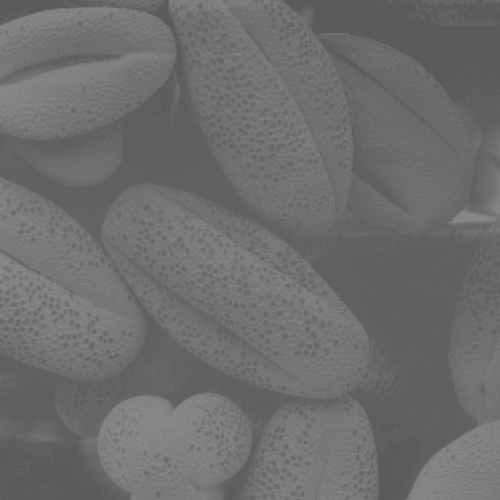
#> input picture image/pollen.tif, 500 x 500 px, found by its file name
$ python histEquWithoutbuiltinfunc.py
#> lines starting #> are read from the running program, lines starting #| are printed output that depends on the picture
import cv2
import numpy as np
import matplotlib.pyplot as plt

# Read the image
Path = "E:\\Study\\Academic\\Year - 4 Term - 2\\CSTE 4201 - Digital Image Processing\\lab-programs\\image\\pollen.tif"
I = cv2.imread(Path, 0)
#> I is the input picture: shape (500, 500); min 91, max 138, mean 109.1

num_of_pixels = I.shape[0] * I.shape[1]
#> num_of_pixels = 250000

plt.figure(figsize=(10, 8))

plt.subplot(2, 2, 1)
plt.imshow(I, cmap="gray")
plt.title("Original Image")
plt.axis("off")

HIm = np.zeros_like(I)
freq = np.zeros(256)
probf = np.zeros(256)
probc = np.zeros(256)
cum = np.zeros(256)
output = np.zeros(256)

# Calculate histogram and probabilities
for i in range(I.shape[0]):
    for j in range(I.shape[1]):
        value = I[i, j]
        freq[value] += 1
        probf[value] = freq[value] / num_of_pixels
#> after the loop, freq = 256 values, max 19078 at index 96, min 0 at index 0, mean 976.6; probf = 256 values, max 0.0763 at index 96, min 0 at index 0, mean 0.00391

# Calculate cumulative distribution probability
sum = 0
no_bins = 255
for i in range(256):
    sum += freq[i]
    cum[i] = sum
    probc[i] = cum[i] / num_of_pixels
    output[i] = round(probc[i] * no_bins)
#> after the loop, cum = 256 values from 0 to 250000; output = 256 values from 0 to 255; probc = 256 values from 0 to 1; sum = 250000

# Perform histogram equalization
for i in range(I.shape[0]):
    for j in range(I.shape[1]):
        HIm[i, j] = output[I[i, j]]
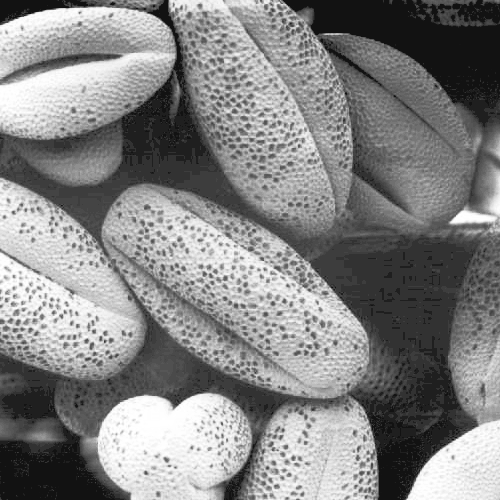
#> HIm: shape (500, 500); min 18, max 255, mean 131.9

# Display histogram equalized image
plt.subplot(2, 2, 2)
plt.imshow(HIm, cmap="gray")
plt.title("Histogram Equalization")
plt.axis("off")

plt.subplot(2, 2, 3)
plt.hist(I.ravel(), 256, [0, 256])
plt.title("Histogram of Original Image")

plt.subplot(2, 2, 4)
plt.hist(HIm.ravel(), 256, [0, 256])
plt.title("Histogram of Image after equalization")

plt.tight_layout()
plt.show()
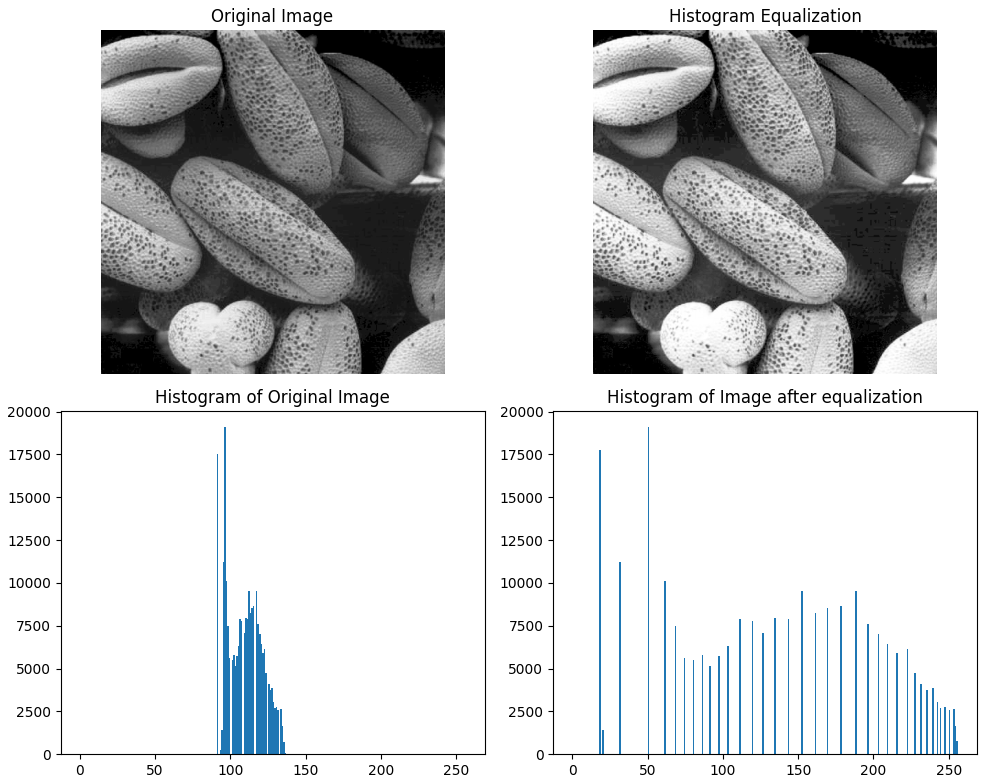
#> figure drawn by matplotlib, 4 panels; panel 3: tallest bar 19078 high, from x = 96 to 97; panel 4: tallest bar 19078 high, from x = 50 to 51
